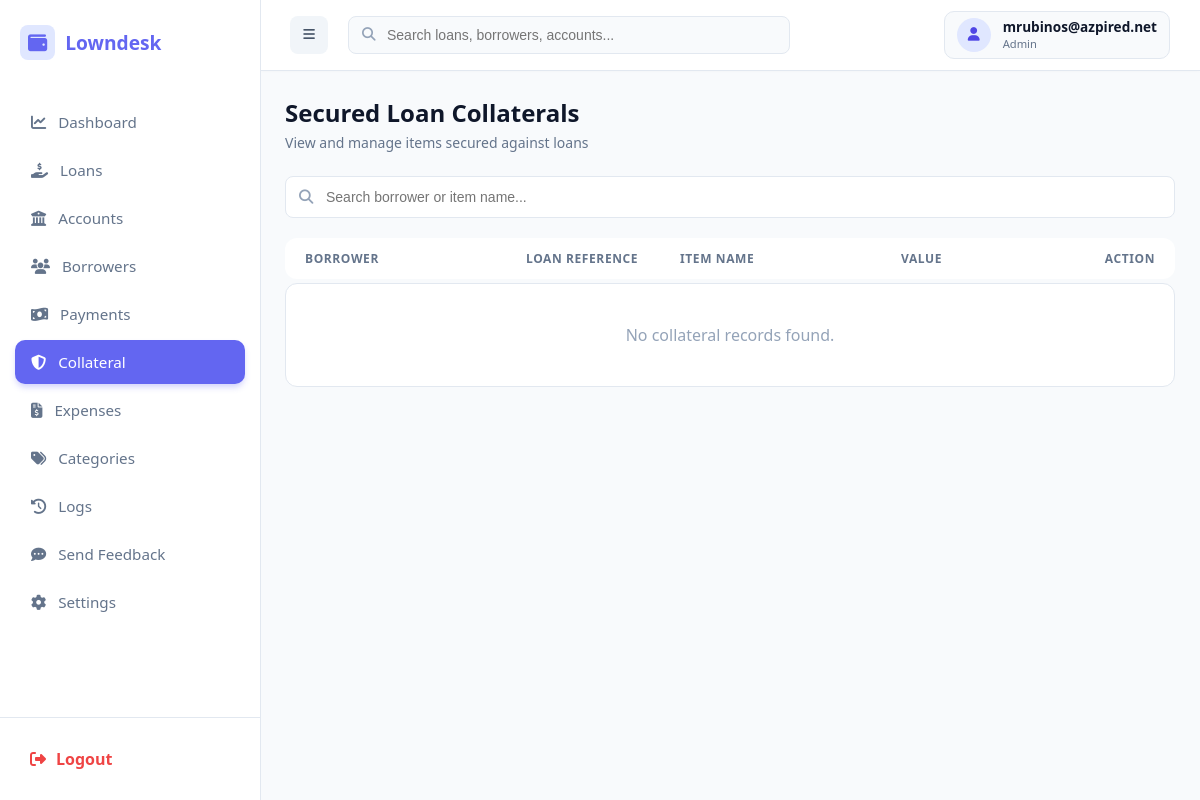
Page /public/index.php?url=collateral/index (signed in) on the earlier database version.
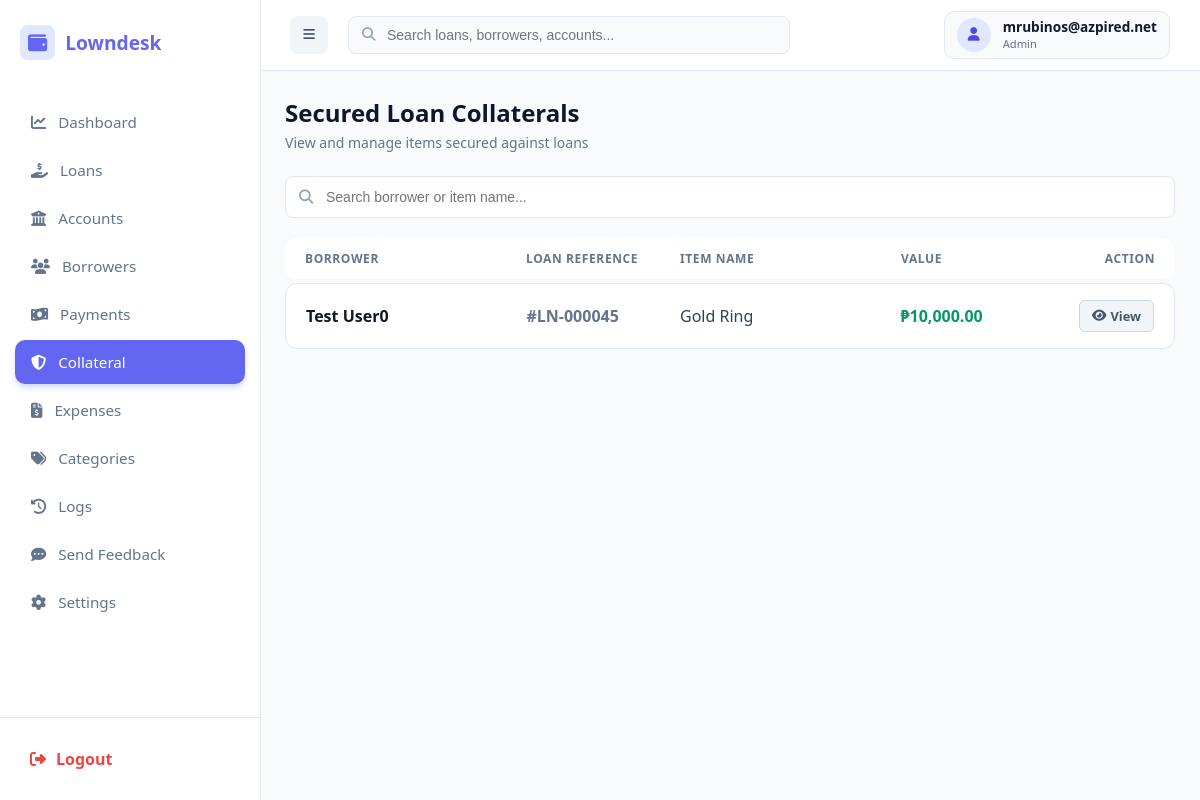
Same page on the later database version.
### tables this page shows
CREATE TABLE `loan_collaterals` (
  `id` int(11) NOT NULL,
  `company_id` int(11) NOT NULL,
  `loan_id` int(11) NOT NULL,
  `item_name` varchar(255) NOT NULL,
  `description` text DEFAULT NULL,
  `estimated_value` decimal(15,2) DEFAULT NULL,
  `file_path` varchar(255) DEFAULT NULL,
  `created_at` timestamp NOT NULL DEFAULT current_timestamp()
);

CREATE TABLE `borrowers` (
  `id` int(11) NOT NULL,
  `company_id` int(11) NOT NULL,
  `first_name` varchar(100) NOT NULL,
  `middle_name` varchar(100) DEFAULT NULL,
  `last_name` varchar(100) NOT NULL,
  `gender` varchar(20) DEFAULT NULL,
  `birthdate` date DEFAULT NULL,
  `phone` varchar(30) NOT NULL,
  `email` varchar(100) DEFAULT NULL,
  `address` text NOT NULL,
  `valid_id` varchar(150) DEFAULT NULL,
  `status` tinyint(1) DEFAULT 1,
  `created_at` timestamp NOT NULL DEFAULT current_timestamp(),
  `occupation` text DEFAULT NULL
);

CREATE TABLE `loans` (
  `id` int(11) NOT NULL,
  `company_id` int(11) NOT NULL,
  `account_id` int(11) DEFAULT NULL,
  `borrower_id` int(11) NOT NULL,
  `amount` decimal(12,2) NOT NULL,
  `interest_rate` decimal(5,2) NOT NULL,
  `total_payable` decimal(12,2) NOT NULL,
  `status` varchar(30) DEFAULT 'pending',
  `released_date` date DEFAULT NULL,
  `due_date` date NOT NULL,
  `created_at` timestamp NOT NULL DEFAULT current_timestamp(),
  `term_months` int(11) DEFAULT NULL,
  `notes` text DEFAULT NULL,
  `term_type` varchar(20) DEFAULT 'month',
  `fee` decimal(15,2) DEFAULT 0.00,
  `category_id` int(11) DEFAULT NULL,
  `loan_type` varchar(255) NOT NULL
);

### app/controllers/CollateralController.php (called while the page is built, shortened)
<?php
require_once __DIR__ . '/../models/Collateral.php';
class CollateralController {
    public function index() {
        $collateralModel = new Collateral();
        $collaterals = $collateralModel->getAllWithLoanDetails();
        require_once __DIR__ . '/../views/admin/loans/collateral_index.php';
    }
}

### public/index.php (called while the page is built, shortened)
<?php
require_once __DIR__ . "/../app/core/Database.php";
require_once __DIR__ . "/../app/core/Model.php";
$init = new App();

### app/core/Database.php (called while the page is built)
<?php
class Database {
    private static $host = "localhost";
    private static $port = "3306";
    private static $db   = "loan_saas_db";
    private static $user = "root";
    private static $pass = "";
    public static function getConnection() {
        try {
            $conn = new PDO(
                "mysql:host=" . self::$host . ";port=" . self::$port . ";dbname=" . self::$db,
                self::$user,
                self::$pass
            );
            $conn->setAttribute(PDO::ATTR_ERRMODE, PDO::ERRMODE_EXCEPTION);
            $conn->setAttribute(PDO::ATTR_DEFAULT_FETCH_MODE, PDO::FETCH_ASSOC);
            return $conn;
        } catch (Exception $e) {
            die("Database connection failed: " . $e->getMessage());
        }
    }
}

### app/core/Model.php (called while the page is built, shortened)
<?php
require_once __DIR__ . "/Database.php";
class Model {
    public function __construct() {
        $this->conn = Database::getConnection();
    }
    protected function getTenantId() {
        return $_SESSION['user']['company_id'] ?? 1;
    }
}

### app/models/Collateral.php (called while the page is built, shortened)
<?php
class Collateral extends Model {
    public function getAllWithLoanDetails() {
    $stmt = $this->conn->prepare("
        SELECT c.*, l.id as loan_id, b.first_name, b.last_name
        FROM loan_collaterals c
        JOIN loans l ON c.loan_id = l.id
        JOIN borrowers b ON l.borrower_id = b.id
        WHERE c.company_id = ?
        ORDER BY c.created_at DESC
    ");
    $stmt->execute([$this->getTenantId()]);
    return $stmt->fetchAll(PDO::FETCH_ASSOC);
}
}

### app/views/admin/loans/collateral_index.php (the view, shortened to what the changed rows need)
<?php require_once dirname(__DIR__, 2) . '/layouts/header.php'; ?>
<div class="page-container">
    <div class="page-header">
        <div>
            <h1 class="page-title">Secured Loan Collaterals</h1>
        </div>
    </div>
    <div class="col-list">
        <div class="col-row header">
            <div>Borrower</div>
            <div>Loan Reference</div>
            <div>Item Name</div>
            <div>Value</div>
            <div style="text-align: right;">Action</div>
        </div>
        <?php if (empty($collaterals)): ?>
            <div style="padding: 40px; text-align: center; color: #94a3b8; background: #ffffff; border: 1px solid #e2e8f0; border-radius: 12px;">No collateral records found.</div>
        <?php else: ?>
            <?php foreach ($collaterals as $c): ?>
                <?php
                    $borrowerName = $c['first_name'] . ' ' . $c['last_name'];
                    $loanRef = '#LN-' . str_pad($c['loan_id'], 6, '0', STR_PAD_LEFT);
                ?>
                <div class="col-row collateral-item"
                     data-borrower="<?= strtolower(htmlspecialchars($borrowerName)) ?>"
                     data-item="<?= strtolower(htmlspecialchars($c['item_name'])) ?>"
                     data-ref="<?= strtolower(htmlspecialchars($loanRef)) ?>">
                    <div data-label="Borrower" style="font-weight: 600; color: #0f172a;"><?= htmlspecialchars($borrowerName) ?></div>
                    <div data-label="Loan Reference" style="color: #64748b; font-weight: 600;"><?= htmlspecialchars($loanRef) ?></div>
                    <div data-label="Item Name" style="color: #334155;"><?= htmlspecialchars($c['item_name']) ?></div>
                    <div data-label="Value" style="font-weight: 700; color: #059669;">₱<?= number_format($c['estimated_value'], 2) ?></div>
                    <div data-label="Action" class="action-group">
                        <a href="/loansaas/public/index.php?url=loan/details&id=<?= $c['loan_id'] ?>" class="action-btn">
                            <i class="fas fa-eye"></i> View
                        </a>
                    </div>
                </div>
            <?php endforeach; ?>
        <?php endif; ?>
    </div>
</div>
<?php require_once dirname(__DIR__, 2) . '/layouts/footer.php'; ?>

### app/views/layouts/header.php (shortened to what the changed rows need)
<?php
$current_url = $_GET['url'] ?? '';
$userRole = $_SESSION['user']['role'] ?? '';
?>
<!DOCTYPE html>
<html lang="en">
<head>
    <link rel="stylesheet" href="https://cdnjs.cloudflare.com/ajax/libs/font-awesome/6.4.0/css/all.min.css">
</head>
<body>
<aside class="sidebar">
    <ul class="sidebar-menu">
       <?php
        $menuItems = [];
        if ($userRole === 'superadmin') {
            $menuItems = [
                ['url' => 'feedback/index', 'icon' => 'fa-inbox', 'label' => 'User Messages'],
                ['url' => 'admin/index', 'icon' => 'fa-building', 'label' => 'Companies'],
                ['url' => 'superadmin/listAdmins', 'icon' => 'fa-user-shield', 'label' => 'Admin List'],
                ['url' => 'superadmin/dashboard', 'icon' => 'fa-chart-line', 'label' => 'Admin Dashboard'],
                ['url' => 'superadmin/manage', 'icon' => 'fa-chart-line', 'label' => 'Registration Requests']
            ];
        } elseif ($userRole === 'admin') {
            $menuItems = [
                ['url' => 'dashboard/index', 'icon' => 'fa-chart-line', 'label' => 'Dashboard'],
                ['url' => 'loan/index', 'icon' => 'fa-hand-holding-dollar', 'label' => 'Loans'],
                ['url' => 'account/index', 'icon' => 'fa-building-columns', 'label' => 'Accounts'],
                ['url' => 'borrower/index', 'icon' => 'fa-users', 'label' => 'Borrowers'],
                ['url' => 'payment/index', 'icon' => 'fa-money-bill-wave', 'label' => 'Payments'],
                ['url' => 'collateral/index', 'icon' => 'fa-shield-halved', 'label' => 'Collateral'],
                ['url' => 'expense/index', 'icon' => 'fa-file-invoice-dollar', 'label' => 'Expenses'],
                ['url' => 'category/index', 'icon' => 'fa-tags', 'label' => 'Categories'],
                ['url' => 'activitylogs/index', 'icon' => 'fa-clock-rotate-left', 'label' => 'Logs'],
                ['url' => 'feedback/create', 'icon' => 'fa-comment-dots', 'label' => 'Send Feedback'],
                ['url' => 'admin/settings', 'icon' => 'fa-gear', 'label' => 'Settings']
            ];
        }
        foreach ($menuItems as $item) {
            $active = (strpos($current_url, explode('/', $item['url'])[0]) === 0) ? 'active' : '';
            echo "<li class='menu-item $active'>
                    <a href='/loansaas/public/index.php?url={$item['url']}'>
                        <i class='fas {$item['icon']}'></i> <span>{$item['label']}</span>
                    </a>
                  </li>";
        }
        ?>
    </ul>
</aside>
<div class="main-wrapper">
    <main class="main-content">

Differences in the rows shown:
added loan_collaterals: borrowers.first_name+last_name "Test User0", loan "#LN-000045", item_name "Gold Ring", estimated_value "10,000.00"
Other differences:
text no longer shown: "No collateral records found."
